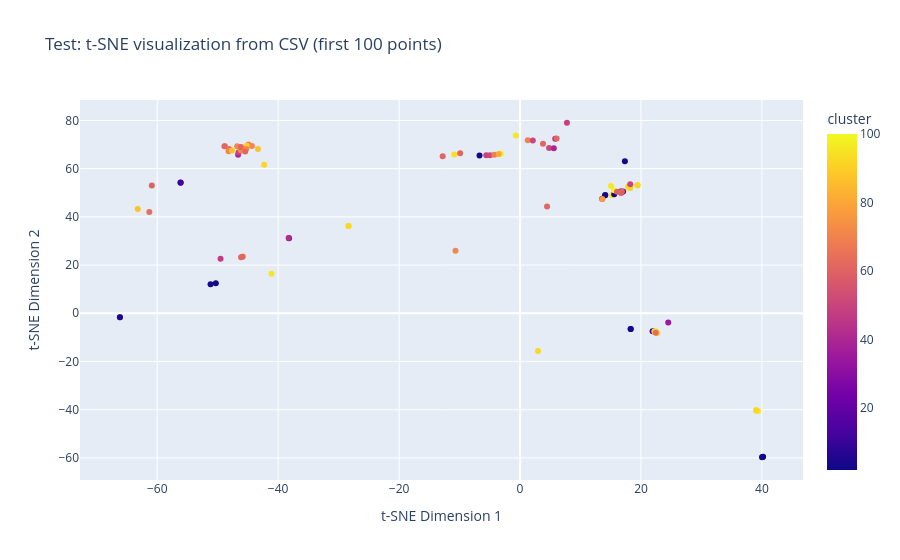

Notebook cell for this chart:
### Code cell
# Generate t-SNE 2D projections and save to CSV

if viz_kmeans is not None:
    print("🔄 Generating t-SNE projections...")
    
    # Connect to DuckDB and load embeddings
    conn = duckdb.connect("augmcp_v0.duckdb")
    
    # Get embeddings and metadata
    query = """
    SELECT doc_id, embedding
    FROM vw_chunks_with_name
    ORDER BY doc_id
    """
    embedding_df = conn.execute(query).df()
    
    # Extract embeddings matrix
    E = np.stack(embedding_df['embedding'].values)
    print(f"Loaded embeddings shape: {E.shape}")
    
    # Generate t-SNE projections (this may take a few minutes)
    print("⏳ Computing t-SNE (this may take 2-3 minutes)...")
    tsne = TSNE(n_components=2, random_state=42, perplexity=30, n_iter=1000, verbose=1)
    tsne_coords = tsne.fit_transform(E)
    
    print(f"✅ t-SNE projection complete! Shape: {tsne_coords.shape}")
    
    # Add t-SNE coordinates to existing dataframes
    viz_kmeans_tsne = viz_kmeans.copy()
    viz_hdbscan_tsne = viz_hdbscan.copy()
    
    # Replace UMAP coordinates with t-SNE coordinates
    viz_kmeans_tsne['x'] = tsne_coords[:, 0]
    viz_kmeans_tsne['y'] = tsne_coords[:, 1]
    viz_hdbscan_tsne['x'] = tsne_coords[:, 0] 
    viz_hdbscan_tsne['y'] = tsne_coords[:, 1]
    
    # Update cluster labels to indicate t-SNE
    viz_kmeans_tsne['cluster_label'] = viz_kmeans_tsne['cluster'].map(
        lambda x: f"K-means Cluster {x} (t-SNE)"
    )
    viz_hdbscan_tsne['cluster_label'] = viz_hdbscan_tsne['cluster'].map(
        lambda x: "Noise (t-SNE)" if x == -1 else f"HDBSCAN Cluster {x} (t-SNE)"
    )
    
    # Save t-SNE CSV files
    viz_kmeans_tsne.to_csv('data/cluster_visualization_kmeans_tsne.csv', index=False)
    viz_hdbscan_tsne.to_csv('data/cluster_visualization_hdbscan_tsne.csv', index=False)
    
    print("✅ Saved t-SNE visualization data:")
    print("  - data/cluster_visualization_kmeans_tsne.csv")
    print("  - data/cluster_visualization_hdbscan_tsne.csv")
    
    # Quick test of t-SNE plot
    print("\n📊 Testing t-SNE visualization...")
    fig_tsne = px.scatter(
        viz_kmeans_tsne.head(100), 
        x='x', y='y', 
        color='cluster',
        title="Test: t-SNE visualization from CSV (first 100 points)",
        labels={'x': 't-SNE Dimension 1', 'y': 't-SNE Dimension 2'}
    )
    fig_tsne.show()
    print("✅ t-SNE plotly visualization works!")
    
    conn.close()
    
else:
    print("❌ Cannot generate t-SNE: CSV files not available")
    print("Run the clustering notebook first to generate the base data.")

### Figure 1 — Plotly figure (JSON) as saved in the notebook; plotly's stock layout.template omitted (floating-point values rounded to 4 significant figures)
{"data": [{"hovertemplate": "t-SNE Dimension 1=%{x}<br>t-SNE Dimension 2=%{y}<br>cluster=%{marker.color}<extra></extra>", "legendgroup": "", "marker": {"color": [60, 11, 11, 96, 85, 6, 42, 42, 3, 3, 3, 3, 3, 3, 3, 3, 3, 34, 27, 3, 3, 96, 100, 78, 3, 57, 2, 70, 51, 51, 61, 39, 39, 49, 61, 61, 3, 96, 49, 94, 51, 61, 69, 99, 81, 99, 60, 21, 63, 92, 60, 11, 92, 92, 92, 92, 92, 92, 92, 92, 51, 92, 92, 96, 92, 63, 92, 92, 96, 92, 92, 92, 92, 92, 64, 87, 39, 49, 71, 87, 61, 71, 71, 61, 71, 71, 71, 90, 71, 61, 90, 61, 48, 61, 64, 87, 87, 71, 71, 61], "coloraxis": "coloraxis", "symbol": "circle"}, "mode": "markers", "name": "", "orientation": "v", "showlegend": false, "type": "scatter", "x": [-60.89, -56.14, -56.13, -0.7027, -38.28, -38.21, -38.26, -66.17, -66.16, -50.31, -51.18, 40.19, 40.1, 17.33, 40.01, 18.3, 18.28, 24.5, 14.1, 13.59, 14.06, 15.22, 15.5, 13.59, 15.57, 16.69, 16.63, 1.27, 2.11, 4.803, 3.8, 5.583, 5.827, 7.754, 6.036, -12.8, -6.703, -41.1, -5.589, -10.88, -4.975, -9.904, -4.265, -3.144, -3.516, 15.55, 16.04, 17.04, 16.84, 2.97, 16.7, 21.91, 22.2, 19.41, 18.01, 19.44, 18.21, 18.17, 17.9, 17.93, 18.22, 22.3, 22.5, 15.03, 22.7, 22.44, 39.08, 39.03, 39.35, 39.07, -28.37, -28.36, -42.32, -46.08, -48.13, -46.25, -46.62, -46.55, -48.2, -47.64, 4.467, -46.17, -46.78, -46.14, -44.34, -45.07, -44.91, -45.2, -48.79, -48.89, -45.78, -45.9, -49.53, -46.13, -61.31, -63.22, -43.34, -45.29, -10.67, -45.45], "xaxis": "x", "y": [53.05, 54.2, 54.2, 73.71, 31.25, 31.17, 31.22, -1.618, -1.599, 12.42, 12.04, -59.52, -59.64, 63.08, -59.73, -6.506, -6.529, -3.781, 49.06, 47.5, 48.95, 49.01, 49.37, 47.41, 49.41, 49.85, 50.51, 71.75, 71.69, 68.57, 70.34, 68.46, 72.39, 79.04, 72.53, 65.11, 65.49, 16.41, 65.58, 65.85, 65.52, 66.43, 65.8, 66.17, 66.05, 51.04, 50.39, 50.56, 50.56, -15.63, 50.22, -7.494, -7.605, 53.12, 52.35, 53.18, 51.98, 51.97, 52.61, 52.34, 53.53, -7.694, -7.564, 52.77, -8.333, -8.045, -40.26, -40.31, -40.49, -40.36, 36.24, 36.22, 61.61, 67.56, 68.13, 67.57, 65.79, 66.7, 67.18, 67.5, 44.26, 67.54, 69.25, 69.03, 69.44, 69.44, 69.97, 69.53, 69.3, 69.25, 23.53, 23.44, 22.6, 23.26, 42.02, 43.29, 68.12, 68.13, 25.94, 67.11], "yaxis": "y"}], "layout": {"coloraxis": {"colorbar": {"title": {"text": "cluster"}}, "colorscale": [[0, "#0d0887"], [0.1111, "#46039f"], [0.2222, "#7201a8"], [0.3333, "#9c179e"], [0.4444, "#bd3786"], [0.5556, "#d8576b"], [0.6667, "#ed7953"], [0.7778, "#fb9f3a"], [0.8889, "#fdca26"], [1, "#f0f921"]]}, "legend": {"tracegroupgap": 0}, "title": {"text": "Test: t-SNE visualization from CSV (first 100 points)"}, "xaxis": {"anchor": "y", "domain": [0, 1], "title": {"text": "t-SNE Dimension 1"}}, "yaxis": {"anchor": "x", "domain": [0, 1], "title": {"text": "t-SNE Dimension 2"}}}}
